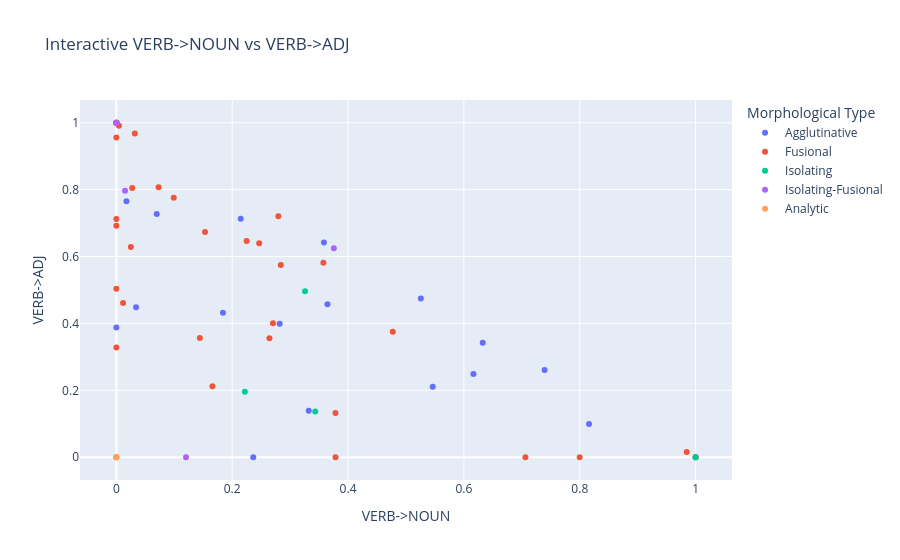

Write notebook code for a chart like this one.
### Code cell
import plotly.express as px

def plot_interactive_typology(data_df, metadata_df, x_col, y_col, category):
    # Merge data for plotly
    plot_df = metadata_df.copy()
    plot_df[x_col] = data_df[x_col]
    plot_df[y_col] = data_df[y_col]
    plot_df['Language'] = plot_df.index
    
    fig = px.scatter(plot_df, x=x_col, y=y_col, color=category,
                     hover_name='Language', 
                     title=f"Interactive {x_col} vs {y_col}")
    fig.show()

plot_interactive_typology(pos_df, styled_df, x_col='VERB->NOUN', y_col='VERB->ADJ', category='Morphological Type')

### Figure 1 — Plotly figure (JSON) as saved in the notebook; plotly's stock layout.template omitted (floating-point values rounded to 4 significant figures)
{"data": [{"hovertemplate": "<b>%{hovertext}</b><br><br>Morphological Type=Agglutinative<br>VERB->NOUN=%{x}<br>VERB->ADJ=%{y}<extra></extra>", "hovertext": ["Armenian-ArmTDP", "Indonesian-GSD", "Kazakh-KTB", "Buryat-BDT", "Estonian-EDT", "North_Sami-Giella", "Xibe-XDT", "Erzya-JR", "Basque-BDT", "Javanese-CSUI", "Tamil-TTB", "Finnish-TDT", "Hungarian-Szeged", "Turkish-Penn", "Japanese-GSD", "Korean-Kaist", "Komi_Zyrian-Lattice", "Western_Armenian-ArmTDP", "Uyghur-UDT"], "legendgroup": "Agglutinative", "marker": {"color": "#636efa", "symbol": "circle"}, "mode": "markers", "name": "Agglutinative", "orientation": "v", "showlegend": true, "type": "scatter", "x": [0.2147, 0.5257, 0.01744, 0.2364, 0.3321, 0.3583, 0.5461, 0.3645, 0.0697, 0.6325, 1, 0.6164, 0, 0.184, 0.03407, 0.282, 0.7393, 0, 0.8159], "xaxis": "x", "y": [0.7132, 0.4743, 0.7655, 0, 0.1387, 0.6417, 0.2107, 0.4572, 0.7273, 0.3423, 0, 0.2487, 0.3882, 0.4318, 0.4485, 0.3994, 0.2607, 1, 0.09971], "yaxis": "y"}, {"hovertemplate": "<b>%{hovertext}</b><br><br>Morphological Type=Fusional<br>VERB->NOUN=%{x}<br>VERB->ADJ=%{y}<extra></extra>", "hovertext": ["Welsh-CCG", "Gheg-GPS", "Ukrainian-IU", "Dutch-LassySmall", "Polish-PDB", "Croatian-SET", "Italian-ISDT", "Norwegian-Bokmaal", "Latvian-LVTB", "Lithuanian-ALKSNIS", "Galician-CTG", "Greek-GDT", "German-HDT", "Catalan-AnCora", "Swedish-LinES", "Slovak-SNK", "Russian-Taiga", "Spanish-AnCora", "Maltese-MUDT", "Icelandic-IcePaHC", "Urdu-UDTB", "Romanian-RRT", "Hindi-HDTB", "Faroese-FarPaHC", "Slovenian-SSJ", "Breton-KEB", "Czech-PDTC", "Pomak-Philotis", "Upper_Sorbian-UFAL", "Danish-DDT", "Irish-IDT", "Manx-Cadhan", "French-GSD", "Belarusian-HSE", "Serbian-SET", "Scottish_Gaelic-ARCOSG", "Portuguese-GSD", "Hebrew-HTB"], "legendgroup": "Fusional", "marker": {"color": "#EF553B", "symbol": "circle"}, "mode": "markers", "name": "Fusional", "orientation": "v", "showlegend": true, "type": "scatter", "x": [0.9846, 0.7061, 0.02505, 0.2465, 0.3783, 0.004466, 0.2797, 0, 0.2838, 0.2704, 0.2642, 0, 0.01162, 0, 0, 0, 0.09908, 0, null, 0.07282, 0.7998, 0.1532, 0.4771, null, 0, 0, 0.1659, 0, null, 0.02741, 0.3783, null, 0, 0.2249, 0.03184, 1, 0.1442, 0.3574], "xaxis": "x", "y": [0.01545, 0, 0.6282, 0.6395, 0.1322, 0.9912, 0.7203, 1, 0.5751, 0.4003, 0.3558, 1, 0.4611, 1, 0.5041, 0.692, 0.7759, 0.3282, null, 0.8073, 0, 0.6734, 0.3749, null, 0.7124, 1, 0.2126, 0, null, 0.805, 0, null, 0.9557, 0.6462, 0.9682, 0, 0.3566, 0.5812], "yaxis": "y"}, {"hovertemplate": "<b>%{hovertext}</b><br><br>Morphological Type=Isolating<br>VERB->NOUN=%{x}<br>VERB->ADJ=%{y}<extra></extra>", "hovertext": ["Vietnamese-VTB", "Thai-TUD", "Cantonese-HK", "Chinese-GSD"], "legendgroup": "Isolating", "marker": {"color": "#00cc96", "symbol": "circle"}, "mode": "markers", "name": "Isolating", "orientation": "v", "showlegend": true, "type": "scatter", "x": [0.3257, 1, 0.2218, 0.3433], "xaxis": "x", "y": [0.4961, 0, 0.1957, 0.1366], "yaxis": "y"}, {"hovertemplate": "<b>%{hovertext}</b><br><br>Morphological Type=Isolating-Fusional<br>VERB->NOUN=%{x}<br>VERB->ADJ=%{y}<extra></extra>", "hovertext": ["English-EWT", "Bulgarian-BTB", "Afrikaans-AfriBooms", "Arabic-PADT"], "legendgroup": "Isolating-Fusional", "marker": {"color": "#ab63fa", "symbol": "circle"}, "mode": "markers", "name": "Isolating-Fusional", "orientation": "v", "showlegend": true, "type": "scatter", "x": [0.01502, 0.1202, 0, 0.3755], "xaxis": "x", "y": [0.7964, 0, 1, 0.6245], "yaxis": "y"}, {"hovertemplate": "<b>%{hovertext}</b><br><br>Morphological Type=Analytic<br>VERB->NOUN=%{x}<br>VERB->ADJ=%{y}<extra></extra>", "hovertext": ["Persian-PerDT"], "legendgroup": "Analytic", "marker": {"color": "#FFA15A", "symbol": "circle"}, "mode": "markers", "name": "Analytic", "orientation": "v", "showlegend": true, "type": "scatter", "x": [0], "xaxis": "x", "y": [0], "yaxis": "y"}], "layout": {"legend": {"title": {"text": "Morphological Type"}, "tracegroupgap": 0}, "title": {"text": "Interactive VERB->NOUN vs VERB->ADJ"}, "xaxis": {"anchor": "y", "domain": [0, 1], "title": {"text": "VERB->NOUN"}}, "yaxis": {"anchor": "x", "domain": [0, 1], "title": {"text": "VERB->ADJ"}}}}
